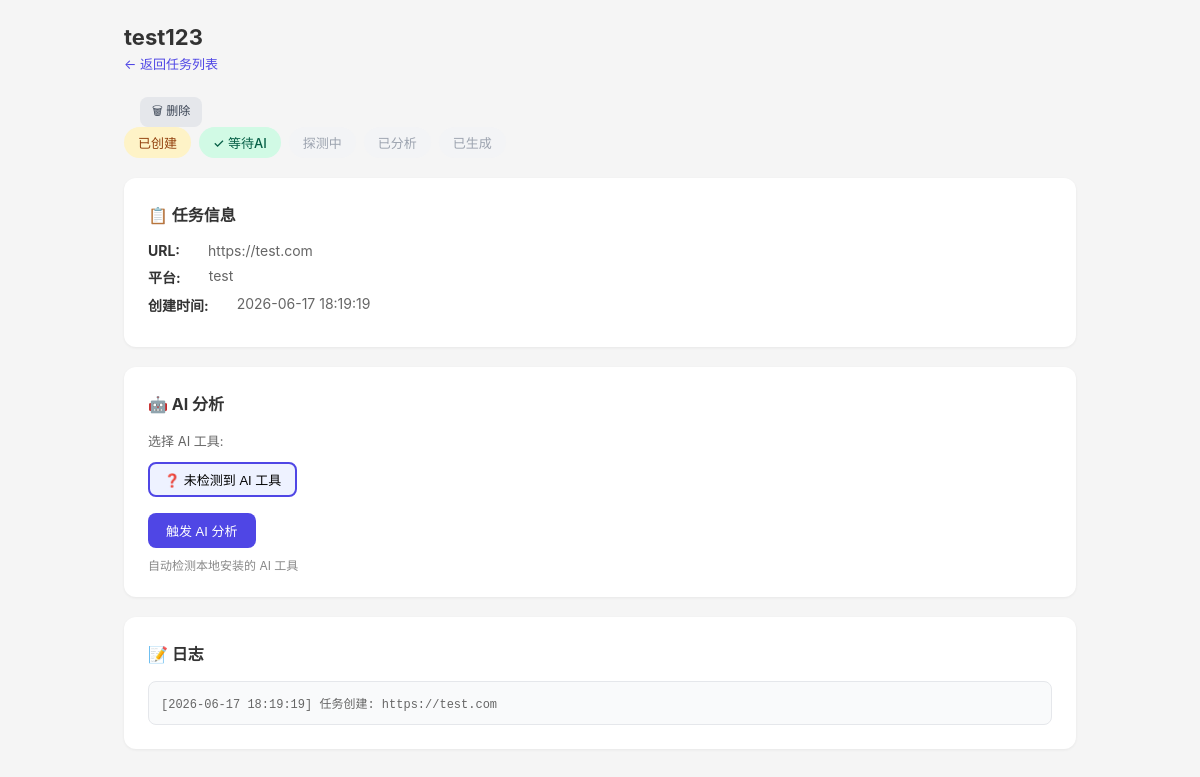
/task/test123, run on the app's committed database.
### tables this page shows
CREATE TABLE tasks (
            id          TEXT PRIMARY KEY,
            name        TEXT NOT NULL,
            url         TEXT NOT NULL,
            platform    TEXT DEFAULT '',
            agent       TEXT DEFAULT '',
            status      TEXT DEFAULT 'created',
            created_at  TEXT NOT NULL,
            updated_at  TEXT NOT NULL
        );

### spiderpilot/web/app.py (the view)
@app.get("/task/{task_id}", response_class=HTMLResponse)
async def task_detail(request: Request, task_id: str):
    task = get_task(task_id)
    if not task:
        return HTMLResponse("任务不存在", status_code=404)
    state = {
        "status": task.get("status", "created"),
        "has_probe": bool(task.get("raw_html")),
        "has_analysis": bool(task.get("analysis", {}).get("fields")),
        "has_spider": bool(task.get("spider_code")),
    }
    spec = task.get("spec", {}) or {}
    spec.setdefault("url", task.get("url", ""))
    spec.setdefault("platform", task.get("platform", ""))
    spec.setdefault("created_at", task.get("created_at", ""))
    analysis = task.get("analysis", {}) or {}
    spider_code = task.get("spider_code", "")
    log_lines = get_log(task_id)
    think_lines = get_think_stream(task_id)
    return render("task.html", request=request, task_id=task_id,
                  spec=spec, state=state, analysis=analysis,
                  spider_code=spider_code, log="\n".join(log_lines),
                  think_lines=think_lines)

### spiderpilot/web/templates/task.html (shortened to what this page needs)
<!DOCTYPE html>
<html lang="zh">
<head>
</head>
<body>
<div class="container">
    <h1>{{ task_id }}</h1>
    <p class="breadcrumb">
        <a href="/">← 返回任务列表</a>
        <form action="/task/{{ task_id }}/delete" method="post" style="display:inline;margin-left:16px"
              onsubmit="return confirm('确认删除任务 {{ task_id }}？')">
            <button class="btn btn-secondary" type="submit" style="padding:4px 12px;font-size:12px">🗑 删除</button>
        </form>
    </p>
    <div class="status-bar">
        {% set steps = [("created","已创建"), ("waiting_ai","等待AI"), ("probing","探测中"), ("analyzed","已分析"), ("generated","已生成")] %}
        {% for sid, slabel in steps %}
            {% if state.status == sid %}
                <span class="status-dot active">{{ slabel }}</span>
            {% elif steps.index((sid, slabel)) < steps|selectattr("0","equalto",state.status)|list|length + 1 or (state.status != sid and loop.index <= {"created":0,"probing":1,"analyzed":2,"generated":3}.get(state.status,-1)) %}
                <span class="status-dot done">✓ {{ slabel }}</span>
            {% else %}
                <span class="status-dot waiting">{{ slabel }}</span>
            {% endif %}
        {% endfor %}
    </div>
    <div class="card">
        <h2>📋 任务信息</h2>
        <div class="info-row"><strong>URL:</strong> <span>{{ spec.get("url","") }}</span></div>
        <div class="info-row"><strong>平台:</strong> <span>{{ spec.get("platform","") }}</span></div>
        <div class="info-row"><strong>创建时间:</strong> <span>{{ spec.get("created_at","") }}</span></div>
    </div>
    <div class="card">
        <h2>🤖 AI 分析</h2>
        {% if state.status in ("created",) %}
        <div id="agent-selector">
            <p style="margin-bottom:12px;color:#666;font-size:13px">选择 AI 工具:</p>
            <div id="agent-list" style="display:flex;gap:8px;flex-wrap:wrap;margin-bottom:16px">
            </div>
            <form action="/task/{{ task_id }}/trigger" method="post" id="trigger-form" style="display:none">
                <button class="btn btn-primary" type="submit">触发 AI 分析</button>
            </form>
            <p style="color:#888;font-size:12px;margin-top:8px">自动检测本地安装的 AI 工具</p>
        </div>
        {% endif %}
    </div>
    {% if log %}
    <div class="card">
        <h2>📝 日志</h2>
        <div class="log">{{ log }}</div>
    </div>
    {% endif %}
</div>
</body>
</html>

### spiderpilot/web/templates/task.html (style rules this page uses)
* { margin: 0; padding: 0; box-sizing: border-box; }
body { font-family: -apple-system, BlinkMacSystemFont, "Segoe UI", Roboto, sans-serif; background: #f5f5f5; color: #333; }
.container { max-width: 1000px; margin: 0 auto; padding: 24px; }
h1 { font-size: 22px; margin-bottom: 4px; }
.breadcrumb { color: #888; font-size: 13px; margin-bottom: 24px; }
.breadcrumb a { color: #4f46e5; text-decoration: none; }
.card { background: #fff; border-radius: 12px; padding: 24px; margin-bottom: 20px; box-shadow: 0 1px 3px rgba(0,0,0,.06); }
.card h2 { font-size: 16px; margin-bottom: 16px; display: flex; align-items: center; gap: 8px; }
.status-bar { display: flex; gap: 8px; margin-bottom: 20px; flex-wrap: wrap; }
.status-dot { padding: 6px 14px; border-radius: 20px; font-size: 13px; font-weight: 500; }
.status-dot.done { background: #d1fae5; color: #065f46; }
.status-dot.active { background: #fef3c7; color: #92400e; }
.status-dot.waiting { background: #f3f4f6; color: #9ca3af; }
.info-row { display: flex; gap: 24px; margin-bottom: 8px; font-size: 14px; }
.info-row span { color: #666; }
.info-row strong { margin-right: 4px; }
.log { background: #f9fafb; border: 1px solid #e5e7eb; border-radius: 8px; padding: 12px; font-family: monospace; font-size: 12px; max-height: 200px; overflow: auto; white-space: pre-wrap; color: #666; }
.btn { padding: 8px 18px; border: none; border-radius: 8px; font-size: 13px; cursor: pointer; font-weight: 500; }
.btn-primary { background: #4f46e5; color: #fff; }
.btn-secondary { background: #e5e7eb; color: #374151; }

### data on the page
tasks: status "created" (drawn), get "https://test.com", get "test", get "2026-06-17 18:19:19"

### other printed values
{{ task_id }} "test123"
{{ slabel }} "已创建"
{{ slabel }} "等待AI"
{{ slabel }} "探测中" "已分析" "已生成"
{{ log }} "[2026-06-17 18:19:19] 任务创建: https://test.com"
